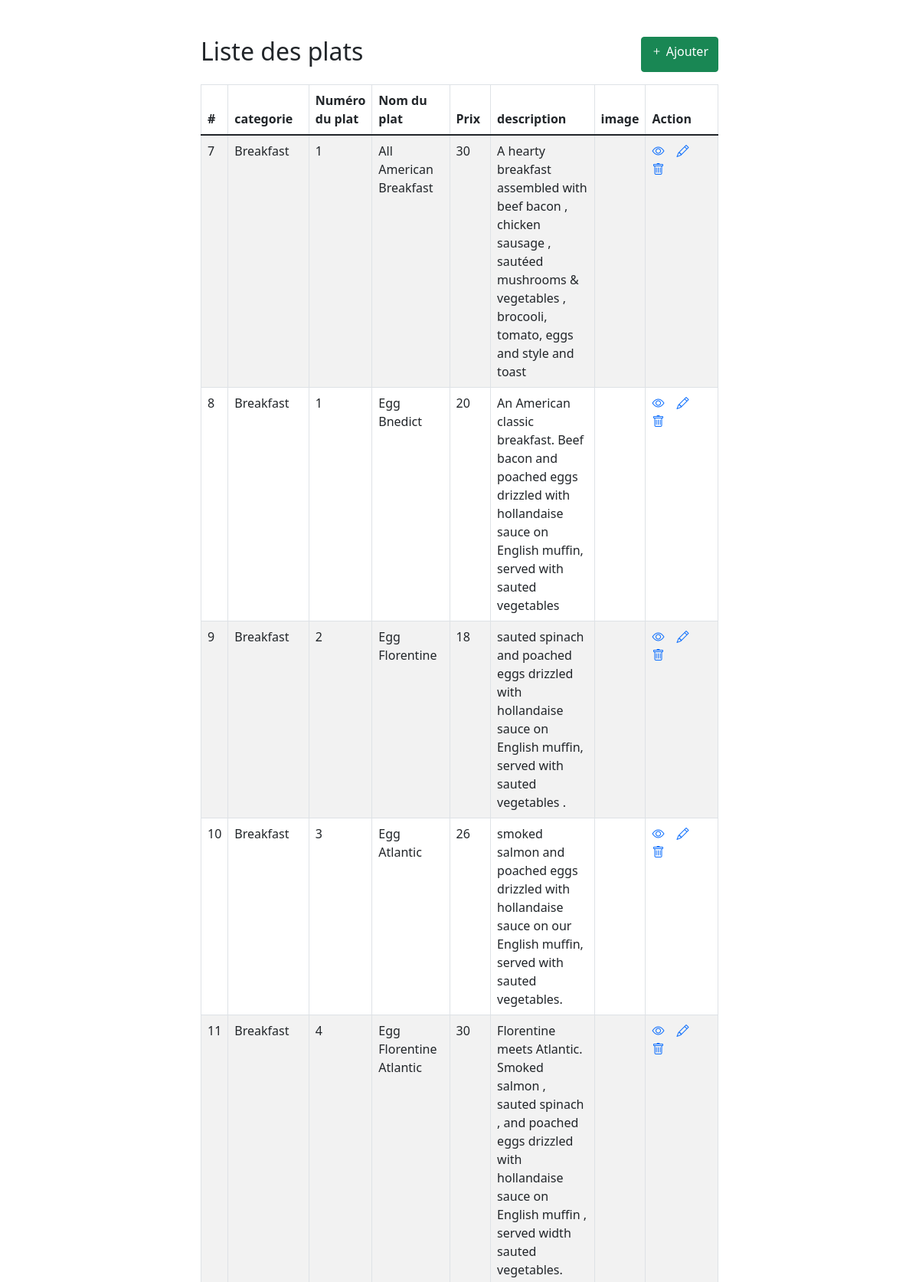
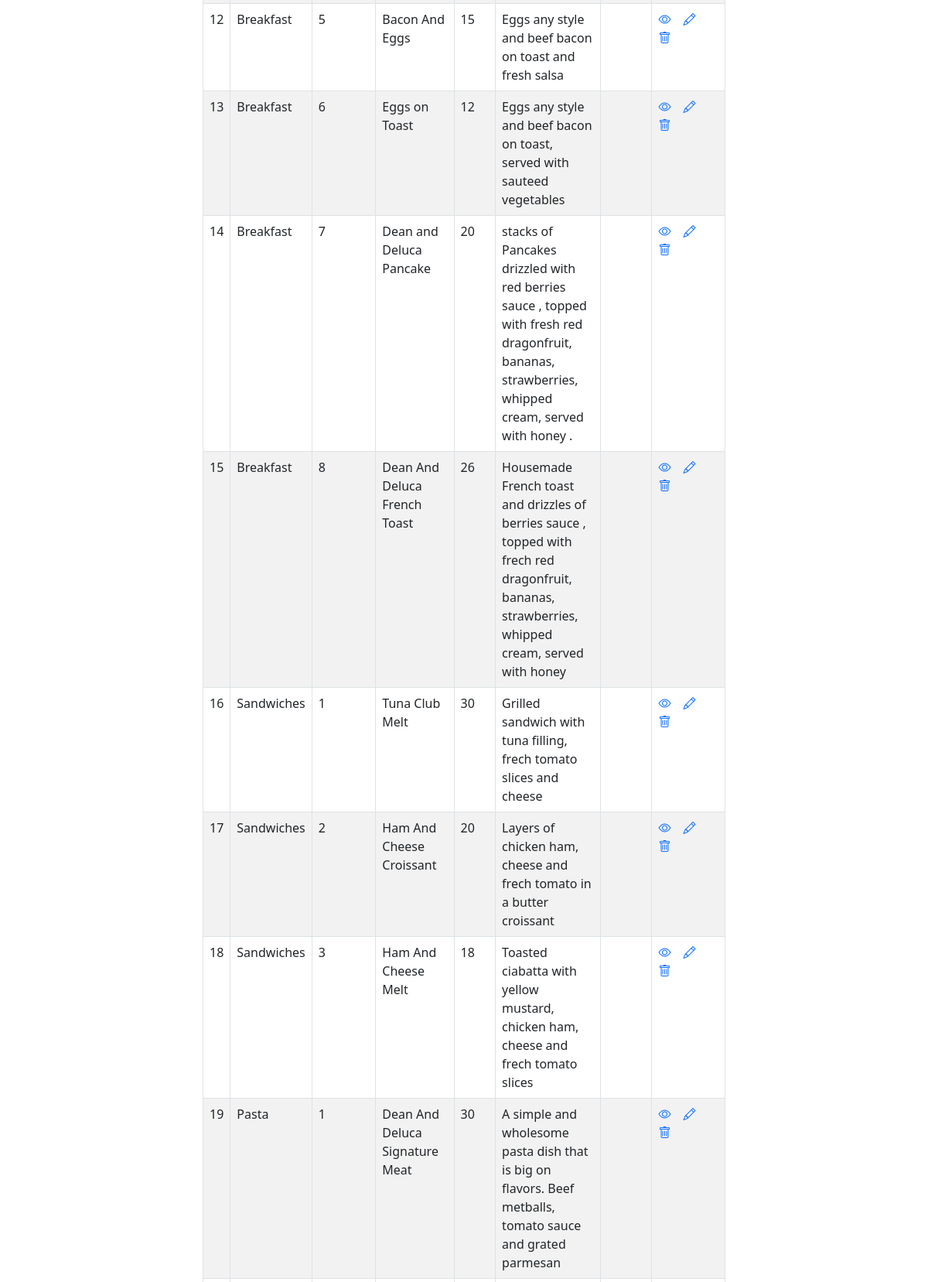
Page /menuList.php (upper part) on the committed database (2 pictures, top to bottom).
### tables this page shows
CREATE TABLE `menu` (
  `id` int(11) NOT NULL,
  `categorie` varchar(30) NOT NULL,
  `num_plat` int(30) NOT NULL,
  `nom_plat` varchar(30) NOT NULL,
  `prix` int(30) NOT NULL,
  `description` varchar(255) NOT NULL,
  `image` varchar(100) NOT NULL
);

### menuList.php (the view, shortened to what this page needs)
<!DOCTYPE html>
<html lang="fr">
<head>
    <link rel="stylesheet" href="https://cdn.jsdelivr.net/npm/bootstrap-icons@1.8.1/font/bootstrap-icons.css">
    <link href="https://cdn.jsdelivr.net/npm/bootstrap@5.1.3/dist/css/bootstrap.min.css" rel="stylesheet">
</head>
<body>
    <div class="wrapper">
        <div class="container-fluid">
            <div class="row">
                <div class="col-md-12">
                    <div class="mt-5 mb-3 d-flex justify-content-between">
                        <h2 class="pull-left">Liste des plats</h2>
                        <a href="addMenu.php" class="btn btn-success"><i class="bi bi-plus"></i> Ajouter</a>
                    </div>
                    <?php
                    require_once "config.php";
                    $sql = "SELECT * FROM menu";
                    if($result = $conn->query($sql)){
                        if(mysqli_num_rows($result) > 0){
                            echo '<table class="table table-bordered table-striped">';
                                echo "<thead>";
                                    echo "<tr>";
                                        echo "<th>#</th>";
                                        echo "<th>categorie</th>";
                                        echo "<th>Numéro du plat</th>";
                                        echo "<th>Nom du plat</th>";
                                        echo "<th>Prix</th>";
                                        echo "<th>description</th>";
                                        echo "<th>image</th>";
                                        echo "<th>Action</th>";
                                    echo "</tr>";
                                echo "</thead>";
                                echo "<tbody>";
                                while($row = mysqli_fetch_array($result)){
                                    echo "<tr>";
                                        echo "<td>" . $row['id'] . "</td>";
                                        echo "<td>" . $row['categorie'] . "</td>";
                                        echo "<td>" . $row['num_plat'] . "</td>";
                                        echo "<td>" . $row['nom_plat'] . "</td>";
                                        echo "<td>" . $row['prix'] . "</td>";
                                        echo "<td>" . $row['description'] . "</td>";
                                        echo "<td>" . $row['image'] . "</td>";
                                        echo "<td>";
                                            echo '<a href="readMenu.php?id='. $row['id'] .'" class="me-3" ><span class="bi bi-eye"></span></a>';
                                            echo '<a href="updateMenu.php?id='. $row['id'] .'" class="me-3" ><span class="bi bi-pencil"></span></a>';
                                            echo '<a href="deleteMenu.php?id='. $row['id'] .'" ><span class="bi bi-trash"></span></a>';
                                        echo "</td>";
                                    echo "</tr>";
                                }
                                echo "</tbody>";
                            echo "</table>";
                        } else{
                            echo '<div class="alert alert-danger"><em>Pas d\'enregistrement</em></div>';
                        }
                    } else{
                        echo "Oops! Une erreur est survenue";
                    }
                    ?>
                </div>
            </div>
        </div>
    </div>
</body>
</html>

### menuList.php (style rules this page uses)
.wrapper { width: 700px; margin: 0 auto; }
table tr td:last-child { width: 120px; }

### rows in the picture
menu: id "7", categorie "Breakfast", num_plat "1", nom_plat "All American Breakfast", prix "30", description "A hearty breakfast assembled with beef bacon , chicken sausage , sautéed mushrooms & vegetables , brocooli, tomato, eggs and style and toast"
menu: id "8", categorie "Breakfast", num_plat "1", nom_plat "Egg Bnedict", prix "20", description "An American classic breakfast. Beef bacon and poached eggs drizzled with hollandaise sauce on English muffin, served with sauted vegetables"
menu: id "9", categorie "Breakfast", num_plat "2", nom_plat "Egg Florentine", prix "18", description "sauted spinach and poached eggs drizzled with hollandaise sauce on English muffin, served with sauted vegetables ."
menu: id "10", categorie "Breakfast", num_plat "3", nom_plat "Egg Atlantic", prix "26", description "smoked salmon and poached eggs drizzled with hollandaise sauce on our English muffin, served with sauted vegetables."
menu: id "11", categorie "Breakfast", num_plat "4", nom_plat "Egg Florentine Atlantic", prix "30", description "Florentine meets Atlantic. Smoked salmon , sauted spinach , and poached eggs drizzled with hollandaise sauce on English muffin , served width sauted vegetables."
menu: id "12", categorie "Breakfast", num_plat "5", nom_plat "Bacon And Eggs", prix "15", description "Eggs any style and beef bacon on toast and fresh salsa"
menu: id "13", categorie "Breakfast", num_plat "6", nom_plat "Eggs on Toast", prix "12", description "Eggs any style and beef bacon on toast, served with sauteed vegetables"
menu: id "14", categorie "Breakfast", num_plat "7", nom_plat "Dean and Deluca Pancake", prix "20", description "stacks of Pancakes drizzled with red berries sauce , topped with fresh red dragonfruit, bananas, strawberries, whipped cream, served with honey ."
menu: id "15", categorie "Breakfast", num_plat "8", nom_plat "Dean And Deluca French Toast", prix "26", description "Housemade French toast and drizzles of berries sauce , topped with frech red dragonfruit, bananas, strawberries, whipped cream, served with honey"
menu: id "16", categorie "Sandwiches", num_plat "1", nom_plat "Tuna Club Melt", prix "30", description "Grilled sandwich with tuna filling, frech tomato slices and cheese"
menu: id "17", categorie "Sandwiches", num_plat "2", nom_plat "Ham And Cheese Croissant", prix "20", description "Layers of chicken ham, cheese and frech tomato in a butter croissant"
menu: id "18", categorie "Sandwiches", num_plat "3", nom_plat "Ham And Cheese Melt", prix "18", description "Toasted ciabatta with yellow mustard, chicken ham, cheese and frech tomato slices"
menu: id "19", categorie "Pasta", num_plat "1", nom_plat "Dean And Deluca Signature Meat", prix "30", description "A simple and wholesome pasta dish that is big on flavors. Beef metballs, tomato sauce and grated parmesan"
